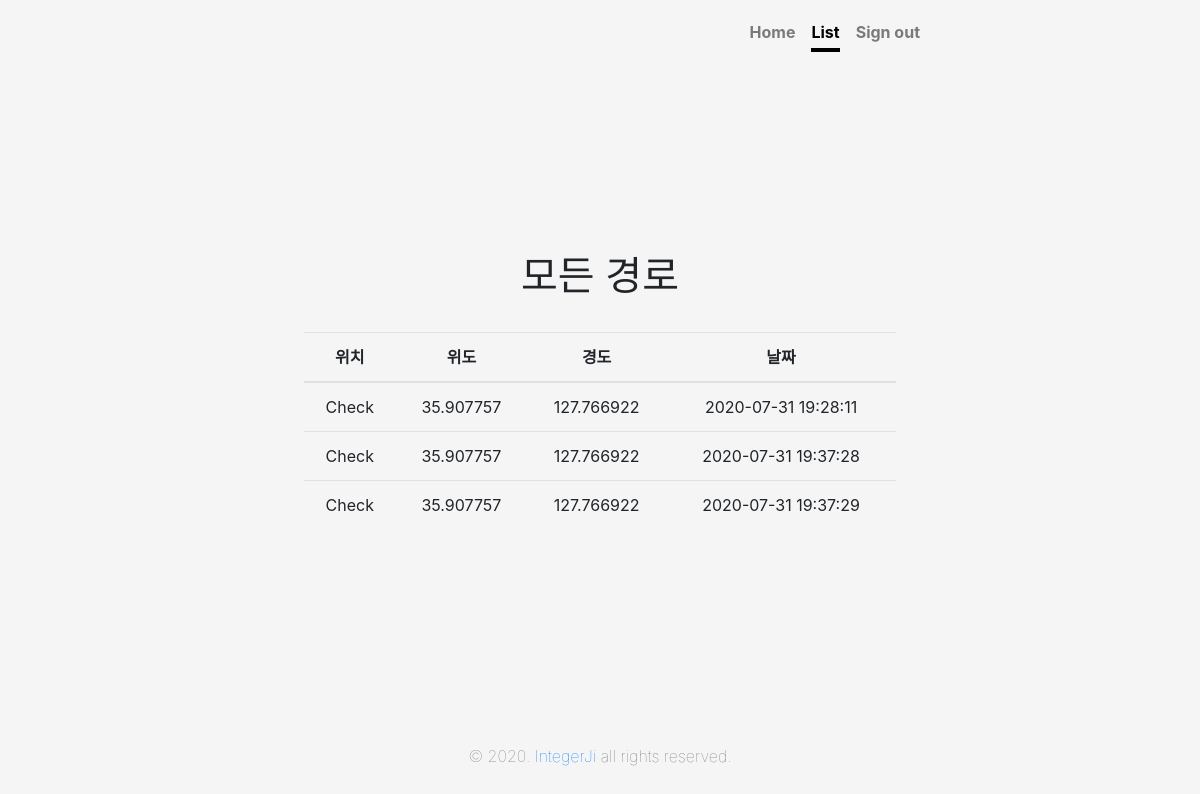
The page /app/list/ (signed in) on the database as committed earlier.
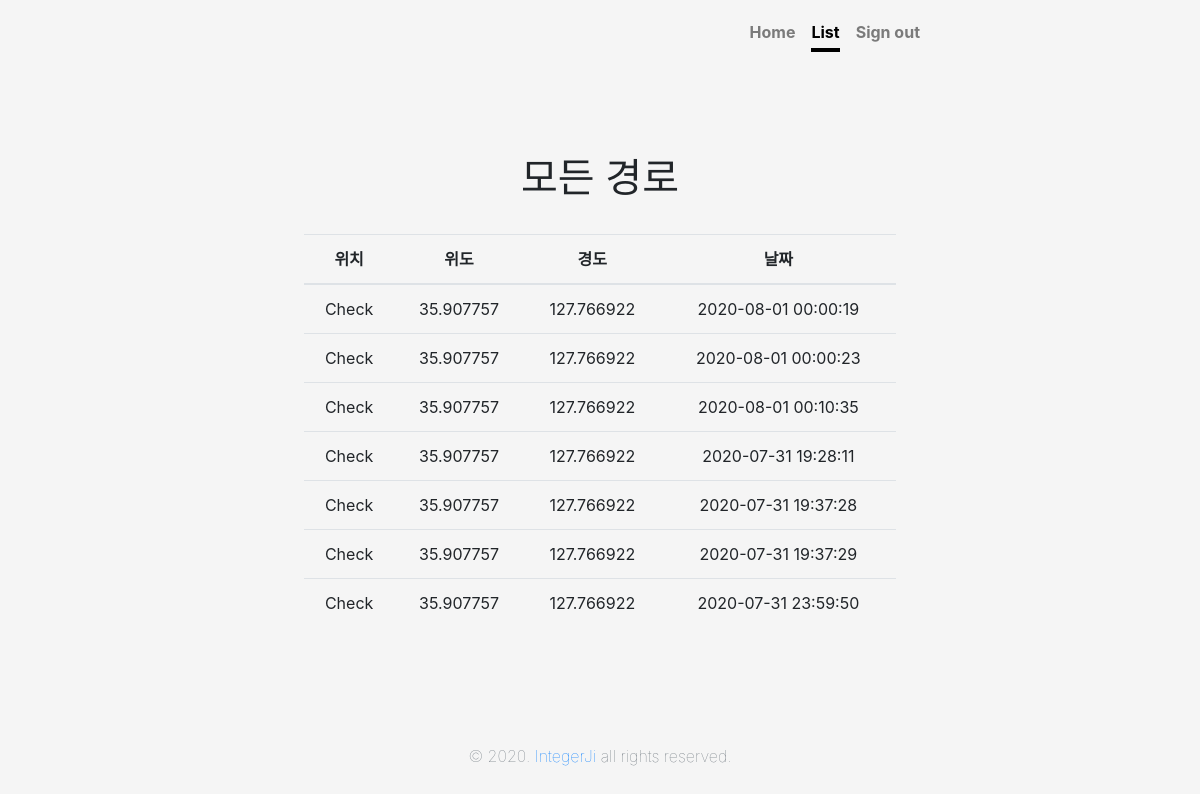
The same page on the database as committed later.
### app/models.py (models this page shows)
class Report(models.Model):
    objects = models.Manager()
    input_user = models.ForeignKey(User, on_delete = models.CASCADE)
    input_report = models.CharField(max_length=200, null = True, default='비어있음')
    input_date = models.CharField(max_length=20, default=0, null=True, blank=True)
    input_time = models.CharField(max_length=20, default=0, null=True, blank=True)
    input_lat = models.DecimalField(max_digits=9, decimal_places=6, null = True)
    input_lon = models.DecimalField(max_digits=9, decimal_places=6, null = True)

### app/views.py (the view)
# urls.py: path('list/', views.list, name='list'),
def list(request):
    report = Report.objects.filter(input_user=request.user).order_by('-input_date')
    return render(request, 'list.html', {'report':report })

### app/templates/list.html (shortened to what this page needs)
{% load static %}
<!doctype html>
<html lang="en">
<head>
  <link href="{% static 'css/bootstrap.css' %}" rel="stylesheet">
  <link href="{% static 'css/cover.css' %}" rel="stylesheet">
</head>
<body class="text-center">
  <div class="cover-container d-flex w-100 h-100 p-3 mx-auto flex-column">
    <header class="masthead mb-auto">
      <div class="inner">
        <nav class="nav nav-masthead justify-content-center">
          <a class="nav-link" href="{% url 'index' %}">Home</a>
          <a class="nav-link active" href="{% url 'list' %}">List</a>
          <a class="nav-link" href="{% url 'signout' %}">Sign out</a>
        </nav>
      </div>
    </header>
    <main role="main" class="inner cover">
      <h1 class="cover-heading">모든 경로</h1>
      <br>
      <table class="table">
        <thead>
          <tr>
            <th scope="col">위치</th>
            <th scope="col">위도</th>
            <th scope="col">경도</th>
            <th scope="col">날짜</th>
          </tr>
        </thead>
        <tbody>
          {% for report in report.all %}
          <tr>
            <td>{{ report.input_report }}</td>
            <td>{{ report.input_lat }}</td>
            <td>{{ report.input_lon }}</td>
            <td>{{ report.input_date }} {{ report.input_time }}</td>
          </tr>
          {% endfor %}
        </tbody>
      </table>
    </main>
    <footer class="mastfoot mt-auto">
      <div class="inner">
        <p class="text-muted font-weight-lighter">&copy; 2020. <a href="https://www.instagram.com/integer_ji/">IntegerJi</a> all rights reserved.</p>
      </div>
    </footer>
  </div>
</body>

### app/static/css/cover.css (style rules this page uses)
html, body { height: 100%; background-color: #f5f5f5; }
body { display: -ms-flexbox; display: flex; }
.cover-container { max-width: 42em; }
.masthead { margin-bottom: 2rem; }
.nav-masthead .nav-link { padding: .25rem 0; font-weight: 700; color: rgba(0, 0, 0, .5); background-color: transparent; border-bottom: .25rem solid transparent; }
.nav-masthead .nav-link + .nav-link { margin-left: 1rem; }
.nav-masthead .active { color: #000; border-bottom-color: #000; }
@media (min-width: 48em) { .nav-masthead { float: right; } }
.cover { padding: 0 1.5rem; }

Rows that differ between the two databases and show on the page:
added Report: input_report "Check", input_lat "35.907757", input_lon "127.766922", input_date "2020-08-01", input_time "00:00:19"
added Report: input_report "Check", input_lat "35.907757", input_lon "127.766922", input_date "2020-08-01", input_time "00:00:23"
added Report: input_report "Check", input_lat "35.907757", input_lon "127.766922", input_date "2020-08-01", input_time "00:10:35"
added Report: input_report "Check", input_lat "35.907757", input_lon "127.766922", input_date "2020-07-31", input_time "23:59:50"
